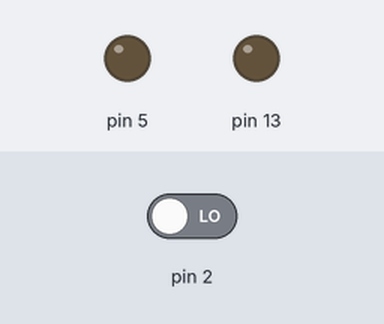
Recording of a sketch running on a simulated Arduino Uno, built with avr-gcc and run on an emulated ATmega328P. Shown: output pins drawn as LEDs (lit = HIGH). The inputs (shaded band) are chosen by the test bench; at power-on: pin 2 LOW.

Above: at 1.2 s.
1.3 s: pin 2 driven HIGH
At 2.0 s:
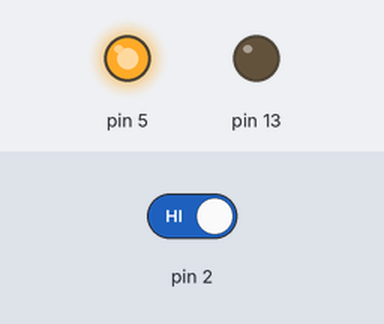
2.8 s: pin 2 driven LOW
At 3.1 s:
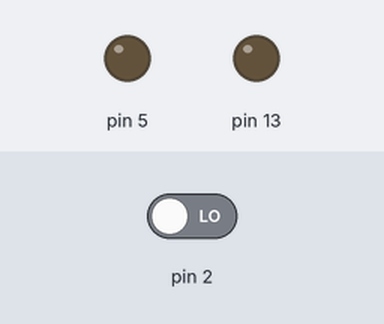
Timing chart, 0 to 5.8 s (numbered marks = the images above; inputs shaded):
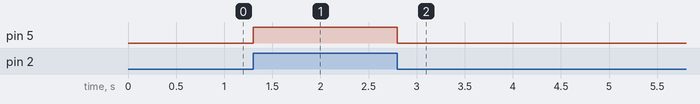

Measured:
- after the input at 1.3 s, pin 5: LOW → HIGH at once
- after the input at 2.8 s, pin 5: HIGH → LOW at once

The sketch:

InvertirElGiroDeUnMotorConLDR_Pag67_.ino
```cpp
/* TRANSCRITO POR GUSTAVO JARRO CALLIZAYA*/
 /*DEL*/
 /*TEXTO: ROBOTICA CON ARDUINO 2 (SECUNDARI COMUNITARIA PRODUCTIVA
 * ) "TECHHOME"*/
  /* PRACTICA: INVERTIR DE GIRO DEL MOTOR CON LDR
   *  PAGINA  67 DEL TEXTO*   */
int LDR;
void setup() {
  // put your setup code here, to run once:
pinMode(2, INPUT);
pinMode(5, OUTPUT);
pinMode(13, OUTPUT);

}

void loop() {
  // put your main code here, to run repeatedly:
LDR=digitalRead(2);
if(LDR==1){
  digitalWrite(5, HIGH);
  digitalWrite(13, LOW);

}
else{
  digitalWrite(5, LOW);
  digitalWrite(13, LOW);

}
}
```
